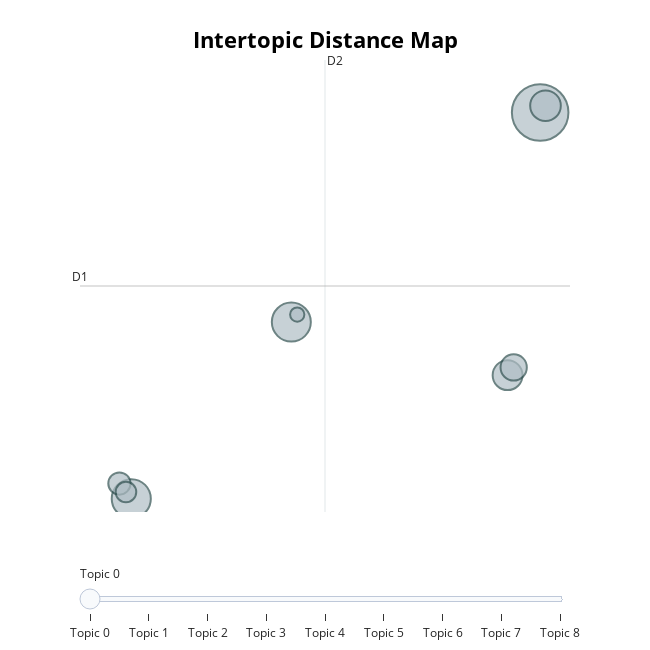
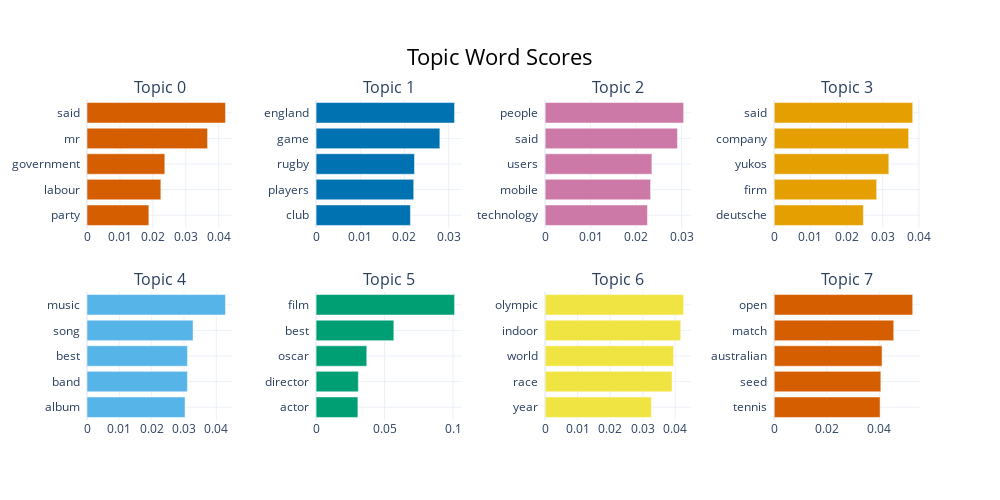

Notebook code cell kept with these figures, in order:
### Code cell
old_topics = topic_model_baseline.get_topics()

info_df = topic_model_baseline.get_topic_info()
clean_df = info_df[info_df["Topic"] != -1].copy()

def clean_keywords(repr_list):
    return ", ".join(repr_list[:6])

clean_df["Top Keywords"] = clean_df["Representation"].apply(clean_keywords)

display_table = clean_df[["Topic", "Count", "Top Keywords"]]

import pandas as pd
pd.set_option('display.max_colwidth', None)
display(display_table.head(5))

fig_map = topic_model_baseline.visualize_topics()
fig_map.show()

fig_bar = topic_model_baseline.visualize_barchart(top_n_topics=8)
fig_bar.show()

### Figure 1 — Plotly figure (JSON) as saved in the notebook; plotly's stock layout.template omitted (floating-point values rounded to 4 significant figures)
{"data": [{"customdata": [[0, "said | mr | government | labour | party", 362], [1, "england | game | rugby | players | club", 173], [2, "people | said | users | mobile | technology", 172], [3, "said | company | yukos | firm | deutsche", 106], [4, "music | song | best | band | album", 101], [5, "film | best | oscar | director | actor", 78], [6, "olympic | indoor | world | race | year", 56], [7, "open | match | australian | seed | tennis", 48], [8, "games | game | nintendo | ds | gaming", 23]], "hovertemplate": "<b>Topic %{customdata[0]}</b><br>%{customdata[1]}<br>Size: %{customdata[2]}", "legendgroup": "", "marker": {"color": "#B0BEC5", "size": [362, 173, 172, 106, 101, 78, 56, 48, 23], "sizemode": "area", "sizeref": 0.2263, "symbol": "circle", "line": {"color": "DarkSlateGrey", "width": 2}}, "mode": "markers", "name": "", "orientation": "v", "showlegend": false, "x": [8.906, -14.14, -5.119, 9.207, 7.07, 7.413, -14.81, -14.44, -4.787], "xaxis": "x", "y": [13.19, -3.917, 3.908, 13.5, 1.557, 1.901, -3.244, -3.617, 4.24], "yaxis": "y", "type": "scatter"}], "layout": {"xaxis": {"anchor": "y", "domain": [0.0, 1.0], "title": {"text": ""}, "visible": false, "range": [-17.03, 10.59]}, "yaxis": {"anchor": "x", "domain": [0.0, 1.0], "title": {"text": ""}, "visible": false, "range": [-4.505, 15.52]}, "legend": {"tracegroupgap": 0, "itemsizing": "constant"}, "margin": {"t": 60}, "title": {"font": {"size": 22, "color": "Black"}, "text": "<b>Intertopic Distance Map</b>", "y": 0.95, "x": 0.5, "xanchor": "center", "yanchor": "top"}, "hoverlabel": {"font": {"size": 16, "family": "Rockwell"}, "bgcolor": "white"}, "width": 650, "height": 650, "sliders": [{"active": 0, "pad": {"t": 50}, "steps": [{"args": [{"marker.color": [["red", "#B0BEC5", "#B0BEC5", "#B0BEC5", "#B0BEC5", "#B0BEC5", "#B0BEC5", "#B0BEC5", "#B0BEC5"]]}], "label": "Topic 0", "method": "update"}, {"args": [{"marker.color": [["#B0BEC5", "red", "#B0BEC5", "#B0BEC5", "#B0BEC5", "#B0BEC5", "#B0BEC5", "#B0BEC5", "#B0BEC5"]]}], "label": "Topic 1", "method": "update"}, {"args": [{"marker.color": [["#B0BEC5", "#B0BEC5", "red", "#B0BEC5", "#B0BEC5", "#B0BEC5", "#B0BEC5", "#B0BEC5", "#B0BEC5"]]}], "label": "Topic 2", "method": "update"}, {"args": [{"marker.color": [["#B0BEC5", "#B0BEC5", "#B0BEC5", "red", "#B0BEC5", "#B0BEC5", "#B0BEC5", "#B0BEC5", "#B0BEC5"]]}], "label": "Topic 3", "method": "update"}, {"args": [{"marker.color": [["#B0BEC5", "#B0BEC5", "#B0BEC5", "#B0BEC5", "red", "#B0BEC5", "#B0BEC5", "#B0BEC5", "#B0BEC5"]]}], "label": "Topic 4", "method": "update"}, {"args": [{"marker.color": [["#B0BEC5", "#B0BEC5", "#B0BEC5", "#B0BEC5", "#B0BEC5", "red", "#B0BEC5", "#B0BEC5", "#B0BEC5"]]}], "label": "Topic 5", "method": "update"}, {"args": [{"marker.color": [["#B0BEC5", "#B0BEC5", "#B0BEC5", "#B0BEC5", "#B0BEC5", "#B0BEC5", "red", "#B0BEC5", "#B0BEC5"]]}], "label": "Topic 6", "method": "update"}, {"args": [{"marker.color": [["#B0BEC5", "#B0BEC5", "#B0BEC5", "#B0BEC5", "#B0BEC5", "#B0BEC5", "#B0BEC5", "red", "#B0BEC5"]]}], "label": "Topic 7", "method": "update"}, {"args": [{"marker.color": [["#B0BEC5", "#B0BEC5", "#B0BEC5", "#B0BEC5", "#B0BEC5", "#B0BEC5", "#B0BEC5", "#B0BEC5", "red"]]}], "label": "Topic 8", "method": "update"}]}], "shapes": [{"line": {"color": "#CFD8DC", "width": 2}, "type": "line", "x0": -3.221, "x1": -3.221, "y0": -4.505, "y1": 15.52}, {"line": {"color": "#9E9E9E", "width": 2}, "type": "line", "x0": -17.03, "x1": 10.59, "y0": 5.507, "y1": 5.507}], "annotations": [{"showarrow": false, "text": "D1", "x": -17.03, "y": 5.507, "yshift": 10}, {"showarrow": false, "text": "D2", "x": -3.221, "xshift": 10, "y": 15.52}]}}

### Figure 2 — Plotly figure (JSON) as saved in the notebook; plotly's stock layout.template omitted (floating-point values rounded to 4 significant figures)
{"data": [{"marker": {"color": "#D55E00"}, "orientation": "h", "x": [0.01879, 0.02243, 0.02364, 0.03662, 0.04207], "y": ["party  ", "labour  ", "government  ", "mr  ", "said  "], "type": "bar", "xaxis": "x", "yaxis": "y"}, {"marker": {"color": "#0072B2"}, "orientation": "h", "x": [0.02134, 0.02209, 0.02227, 0.02801, 0.03133], "y": ["club  ", "players  ", "rugby  ", "game  ", "england  "], "type": "bar", "xaxis": "x2", "yaxis": "y2"}, {"marker": {"color": "#CC79A7"}, "orientation": "h", "x": [0.0225, 0.02319, 0.02347, 0.0291, 0.03045], "y": ["technology  ", "mobile  ", "users  ", "said  ", "people  "], "type": "bar", "xaxis": "x3", "yaxis": "y3"}, {"marker": {"color": "#E69F00"}, "orientation": "h", "x": [0.02464, 0.02833, 0.03169, 0.03716, 0.03829], "y": ["deutsche  ", "firm  ", "yukos  ", "company  ", "said  "], "type": "bar", "xaxis": "x4", "yaxis": "y4"}, {"marker": {"color": "#56B4E9"}, "orientation": "h", "x": [0.03035, 0.03107, 0.0311, 0.03282, 0.04285], "y": ["album  ", "band  ", "best  ", "song  ", "music  "], "type": "bar", "xaxis": "x5", "yaxis": "y5"}, {"marker": {"color": "#009E73"}, "orientation": "h", "x": [0.0305, 0.03084, 0.03699, 0.05673, 0.1011], "y": ["actor  ", "director  ", "oscar  ", "best  ", "film  "], "type": "bar", "xaxis": "x6", "yaxis": "y6"}, {"marker": {"color": "#F0E442"}, "orientation": "h", "x": [0.03266, 0.03905, 0.03951, 0.0417, 0.04258], "y": ["year  ", "race  ", "world  ", "indoor  ", "olympic  "], "type": "bar", "xaxis": "x7", "yaxis": "y7"}, {"marker": {"color": "#D55E00"}, "orientation": "h", "x": [0.04031, 0.04058, 0.04104, 0.0455, 0.05272], "y": ["tennis  ", "seed  ", "australian  ", "match  ", "open  "], "type": "bar", "xaxis": "x8", "yaxis": "y8"}], "layout": {"xaxis": {"anchor": "y", "domain": [0.0, 0.175], "showgrid": true}, "yaxis": {"anchor": "x", "domain": [0.6, 1.0], "showgrid": true}, "xaxis2": {"anchor": "y2", "domain": [0.275, 0.45], "showgrid": true}, "yaxis2": {"anchor": "x2", "domain": [0.6, 1.0], "showgrid": true}, "xaxis3": {"anchor": "y3", "domain": [0.55, 0.725], "showgrid": true}, "yaxis3": {"anchor": "x3", "domain": [0.6, 1.0], "showgrid": true}, "xaxis4": {"anchor": "y4", "domain": [0.825, 1.0], "showgrid": true}, "yaxis4": {"anchor": "x4", "domain": [0.6, 1.0], "showgrid": true}, "xaxis5": {"anchor": "y5", "domain": [0.0, 0.175], "showgrid": true}, "yaxis5": {"anchor": "x5", "domain": [0.0, 0.4], "showgrid": true}, "xaxis6": {"anchor": "y6", "domain": [0.275, 0.45], "showgrid": true}, "yaxis6": {"anchor": "x6", "domain": [0.0, 0.4], "showgrid": true}, "xaxis7": {"anchor": "y7", "domain": [0.55, 0.725], "showgrid": true}, "yaxis7": {"anchor": "x7", "domain": [0.0, 0.4], "showgrid": true}, "xaxis8": {"anchor": "y8", "domain": [0.825, 1.0], "showgrid": true}, "yaxis8": {"anchor": "x8", "domain": [0.0, 0.4], "showgrid": true}, "annotations": [{"font": {"size": 16}, "showarrow": false, "text": "Topic 0", "x": 0.0875, "xanchor": "center", "xref": "paper", "y": 1.0, "yanchor": "bottom", "yref": "paper"}, {"font": {"size": 16}, "showarrow": false, "text": "Topic 1", "x": 0.3625, "xanchor": "center", "xref": "paper", "y": 1.0, "yanchor": "bottom", "yref": "paper"}, {"font": {"size": 16}, "showarrow": false, "text": "Topic 2", "x": 0.6375, "xanchor": "center", "xref": "paper", "y": 1.0, "yanchor": "bottom", "yref": "paper"}, {"font": {"size": 16}, "showarrow": false, "text": "Topic 3", "x": 0.9125, "xanchor": "center", "xref": "paper", "y": 1.0, "yanchor": "bottom", "yref": "paper"}, {"font": {"size": 16}, "showarrow": false, "text": "Topic 4", "x": 0.0875, "xanchor": "center", "xref": "paper", "y": 0.4, "yanchor": "bottom", "yref": "paper"}, {"font": {"size": 16}, "showarrow": false, "text": "Topic 5", "x": 0.3625, "xanchor": "center", "xref": "paper", "y": 0.4, "yanchor": "bottom", "yref": "paper"}, {"font": {"size": 16}, "showarrow": false, "text": "Topic 6", "x": 0.6375, "xanchor": "center", "xref": "paper", "y": 0.4, "yanchor": "bottom", "yref": "paper"}, {"font": {"size": 16}, "showarrow": false, "text": "Topic 7", "x": 0.9125, "xanchor": "center", "xref": "paper", "y": 0.4, "yanchor": "bottom", "yref": "paper"}], "title": {"font": {"size": 22, "color": "Black"}, "text": "Topic Word Scores", "x": 0.5, "xanchor": "center", "yanchor": "top"}, "hoverlabel": {"font": {"size": 16, "family": "Rockwell"}, "bgcolor": "white"}, "showlegend": false, "width": 1000, "height": 500}}
